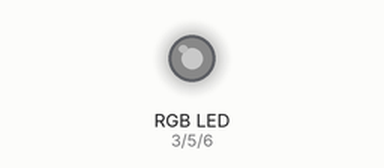
Simulated run of this sketch. Board: Arduino Uno, built with avr-gcc and run on an emulated ATmega328P. Shown: an RGB LED mixed from three pins (HIGH = lit). Dim RGB values are drawn brighter than linear.

Above: at 0.07 s.
At 6.17 s:
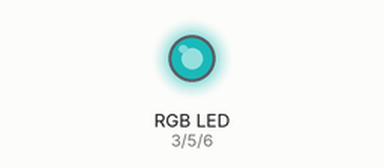
At 12.27 s:
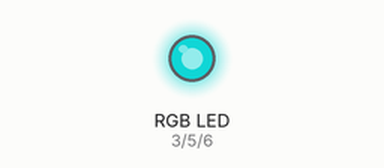
At 24.5 s:
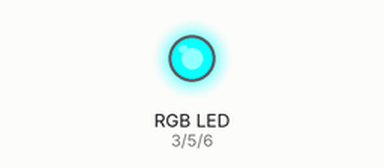
At 32.17 s:
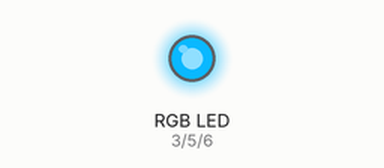
At 39.87 s:
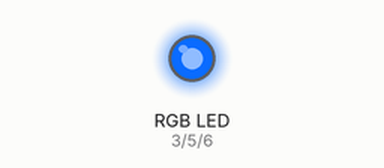
Timing chart, 0 to 40.0 s (numbered marks = the images above):
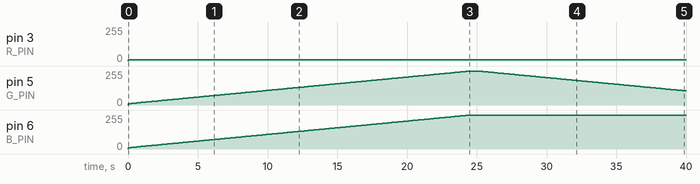

The sketch:

RGB_LED_Mood_Lamp_NoBlock.ino
```cpp
/*
 RGB LED - Automatic Smooth Color Cycling - non blocking

 Marco Colli
 February 2018

 Uses the properties of the RGB Colour Cube
 The RGB colour space can be viewed as a cube of colour. If we assume a cube of dimension 1, then the
 coordinates of the vertices for the cube will range from (0,0,0) to (1,1,1) (all black to all white).
 The transitions between each vertex will be a smooth colour flow and we can exploit this by using the
 path coordinates as the LED transition effect.
 */
#define  IDENTIFY_PIN  0
#define  RANDOM_DISPLAY  1
#define  ATTINY2313  0
#define  DEBUG_MODE  0

#if DEBUG_MODE
#define PRINT(s,v){ Serial.print(F(s)); Serial.print(v); }
#define PRINTS(s) { Serial.print(F(s)); }
#else
#define PRINT(s,v)
#define PRINTS(s)
#endif

#if ATTINY2313
// Output pins for PWM using ATTiny 2313 CPU
#define  R_PIN  13  // Red LED
#define  G_PIN  11  // Green LED
#define  B_PIN  12  // Blue LED
#else
// Output pins for PWM using Arduino Uno
#define  R_PIN  3  // Red LED
#define  G_PIN  5  // Green LED
#define  B_PIN  6  // Blue LED
#endif

// Constants for readability are better than magic numbers
// Used to adjust the limits for the LED, especially if it has a lower ON threshold
#define  MIN_RGB_VALUE  10   // no smaller than 0.
#define  MAX_RGB_VALUE  255  // no bigger than 255.

// Slowing things down we need ...
#define  TRANSITION_DELAY  100   // in milliseconds, between individual light changes
#define  WAIT_DELAY        500   // in milliseconds, at the end of each traverse
//
// Total traversal time is ((MAX_RGB_VALUE - MIN_RGB_VALUE) * TRANSITION_DELAY) + WAIT_DELAY
// eg, ((255-0)*70)+500 = 18350ms = 18.35s

// Structure to contain a 3D coordinate
typedef struct
{
  uint8_t  x, y, z;
}
coord;

static coord  v; // the current rgb coordinates (colour) being displayed

/*
 Vertices of a cube

 2+----------+7
 /|        / |
 3+---------+4 |
 | |       |  |    y
 |1+-------|--+6   ^  7 z
 |/        | /     | /
 0+---------+5      +--->x

 */
const coord vertex[] =
{
  //x  y  z      name
  { 0, 0, 0  }, // 0
  { 0, 0, 1  }, // 1
  { 0, 1, 1  }, // 2
  { 0, 1, 0  }, // 3
  { 1, 1, 0  }, // 4
  { 1, 0, 0  }, // 5
  { 1, 0, 1  }, // 6
  { 1, 1, 1  }  // 7
};

#define  MAX_VERTICES  (sizeof(vertex)/sizeof(coord))

#if  RANDOM_DISPLAY

uint16_t MD_Random(int nMax)
{
  uint32_t  n = millis();
  uint16_t  r = 0;

  while(n > 0)
  {
    r = r + (n % 10);
    n = n/10;
  }
  return(r%nMax);
}

#else

/*
 A list of vertex numbers encoded 2 per byte.
 Hex digits are used as vertices 0-7 fit nicely (3 bits 000-111) and have the same visual
 representation as decimal, so bytes 0x12, 0x34 ... should be interpreted as vertex 1 to
 v2 to v3 to v4 (ie, one continuous path B to C to D to E).
 */
const uint8_t path[] =
{
  0x01, 0x23, 0x45, 0x67, 0x21, 0x65, 0x00,  // trace the edges
  0x26, 0x41, 0x35, 0x71, 0x25, 0x36, 0x14, 0x70,  // do the diagonals
};

#define  MAX_PATH_SIZE  (sizeof(path)/sizeof(path[0]))  // size of the array

#endif

void setup()
{
#if  DEBUG_MODE
  Serial.begin(57600);
#endif
  PRINTS("\n[Mood Lamp]\n");
#if RANDOM_DISPLAY
  PRINTS("Random");
#else
  PRINTS("Path");
#endif
  PRINTS(" traversal enabled");


  pinMode(R_PIN, OUTPUT);   // sets the pins as output
  pinMode(G_PIN, OUTPUT);
  pinMode(B_PIN, OUTPUT);

#if  IDENTIFY_PIN
  // Useful when setting up to ensure that the R, G abd B are connected
  // to the right processor pins
  digitalWrite(R_PIN, 1);
  delay(1000);
  digitalWrite(R_PIN, 0);
  digitalWrite(G_PIN, 1);
  delay(1000);
  digitalWrite(G_PIN, 0);
  digitalWrite(B_PIN, 1);
  delay(1000);
  digitalWrite(B_PIN, 0);
#endif

  // initialise the coordinates as the first vertex of the cube
  v.x = (vertex[0].x ? MAX_RGB_VALUE : MIN_RGB_VALUE);
  v.y = (vertex[0].y ? MAX_RGB_VALUE : MIN_RGB_VALUE);
  v.z = (vertex[0].z ? MAX_RGB_VALUE : MIN_RGB_VALUE);
}

bool traverse(int16_t _dx, int16_t _dy, int16_t _dz)
// Move along the colour line from where we are to the next vertex of the cube.
// The transition is achieved by applying the 'delta' value to the coordinate.
// By definition all the coordinates will complete the transition at the same
// time as we only have one loop index.
// Return true when the traverse is completed
{
  static enum { S_INIT, S_LOOP, S_WAITTRANS, S_WAITDELAY } state = S_INIT;
  static uint32_t timeStart = 0, timeDelay = 0;
  static uint16_t idx;
  static int16_t  dx, dy, dz;

  // no point looping if we are staying in the same spot!
  if ((state == S_INIT) && (_dx == 0) && (_dy == 0) && (_dz == 0))
  {
    PRINT("\nNo transition dx=", _dx);
    PRINT(" dy=", _dy);
    PRINT(" dz=", _dz);
    return(true);
  }

  switch (state)
  {
    case S_INIT:
      {
        PRINTS("\nS_INIT");
        idx = 0;
        dx = _dx;
        dy = _dy;
        dz = _dz;
        state = S_LOOP;
      }
      break;

    case S_LOOP:
      {
        PRINTS("\nS_LOOP");
        if (idx >= MAX_RGB_VALUE-MIN_RGB_VALUE)
        {
          // at the end of the loop, wait for the specified time
          timeStart = millis();
          timeDelay = WAIT_DELAY;
          state = S_WAITDELAY;
        }
        else
        {
          // set the colour in the LED
          analogWrite(R_PIN, v.x);
          analogWrite(G_PIN, v.y);
          analogWrite(B_PIN, v.z);

          // increment all indices
          idx++;
          v.x += dx;
          v.y += dy;
          v.z += dz;

          // transition step delay for this transition
          timeStart = millis();
          timeDelay = TRANSITION_DELAY;
          state = S_WAITTRANS;
        }
      }
      break;

    case S_WAITTRANS:
    case S_WAITDELAY:
      {
        PRINT("\nS_WAIT ", timeDelay);
        if (millis() - timeStart >= timeDelay)
          state = (state == S_WAITDELAY) ? S_INIT : S_LOOP;
      }
      break;

    default:  // catch all, reset FSM
      state = S_INIT;
      break;
  }

  return(state == S_INIT);
}

void loop()
{
  static enum { S_LOOP, S_ANIMATE } state = S_LOOP;
  static uint8_t  v1, v2=0;    // the new vertex index and the previous one

  switch (state)
  {
    case S_LOOP:
    {
      v1 = v2;

      // how we select the point to go to depends on the display mode
#if  RANDOM_DISPLAY
      // pick the next vertex as a random one and
      v2 = MD_Random(MAX_VERTICES);
#else
      // loop through the path, traversing from one point to the next
      static int  i = 0;  // the index for the defined path

      if (i++ >= 2*MAX_PATH_SIZE)
      {
        i = 0;

        // (re)initialise the place we start from as the first vertex in the array
        v.x = (vertex[v2].x ? MAX_RGB_VALUE : MIN_RGB_VALUE);
        v.y = (vertex[v2].y ? MAX_RGB_VALUE : MIN_RGB_VALUE);
        v.z = (vertex[v2].z ? MAX_RGB_VALUE : MIN_RGB_VALUE);
      }

      // !! loop index is double what the path index is as it is a nybble index !!
      if (i&1)                  // odd number is the second element and ...
        v2 = path[i>>1] & 0xf;  // ... the bottom nybble (index /2) or ...
      else                      // ... even number is the first element and ...
        v2 = path[i>>1] >> 4;   // ... the top nybble
#endif

      PRINT("\nv[", v1);
      PRINT("] to v[", v2);
      PRINTS("]");
      state = S_ANIMATE;
    }
    break;

    case S_ANIMATE:
    {
      // trace the colour path and then loop repeat
      if (traverse(vertex[v2].x-vertex[v1].x, vertex[v2].y-vertex[v1].y, vertex[v2].z-vertex[v1].z))
        state = S_LOOP;
    }
    break;

    default:
      state = S_LOOP;
  }
}
```

Measured:
- by itself, pin 3 (R_PIN): 0/255 → 10/255 at 0.02 s
- by itself, pin 5 (G_PIN): rises from 0/255 to 255/255 in 25.0 s, then falls to 106/255 in 14.9 s
- by itself, pin 6 (B_PIN): moves from 0/255 to 255/255 over 25.0 s
